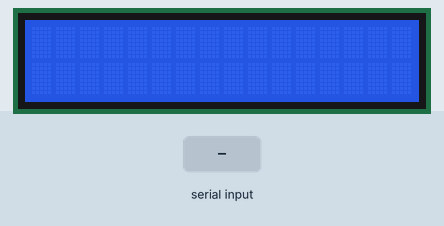
This sketch was run on a simulated Arduino Uno, built with avr-gcc and run on an emulated ATmega328P. On the bench: 16×2 character LCD. The inputs (shaded band) are chosen by the test bench.

Above: at 1.2 s.
1.3 s: "1" received over Serial
At 1.7 s:
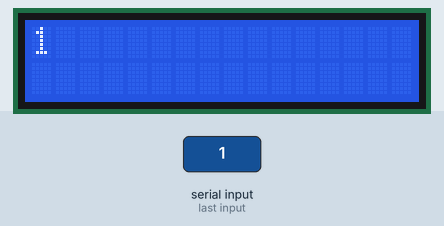
2.8 s: "0" received over Serial
At 4.1 s:
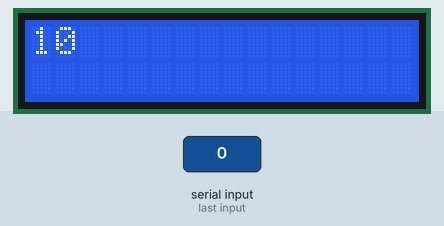
Timing chart, 0 to 5.8 s (numbered marks = the images above; inputs shaded):
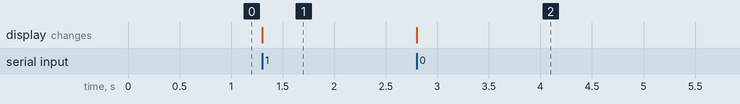

Measured:
- after the input at 1.3 s, the display: changes at once (image 1)
- after the input at 2.8 s, the display: changes at once (image 2)

The sketch:

arduino_sketch.ino
```cpp
// Code get from https://geektimes.ru/post/255738/
// Thanks @SLY_G

#include <LiquidCrystal.h>

LiquidCrystal lcd(4, 5, 10, 11, 12, 13);

int inb = 0;
int pos = 0;
int line = 0;

void setup()
{
  Serial.begin(9600);
  lcd.begin(16, 2);
}

void loop()
{
  lcd.setCursor(pos, line);
  if (Serial.available() > 0) {
    inb = Serial.read();

    if (char(inb) == '|') {
      pos = 0;
      line++;
    }
    else if (char(inb) == '&') {
      pos = 0;
      line = 0;
    }
    else {
      lcd.print(char(inb));
      pos++;
    }
    lcd.setCursor(pos, line);
  }
}
```
